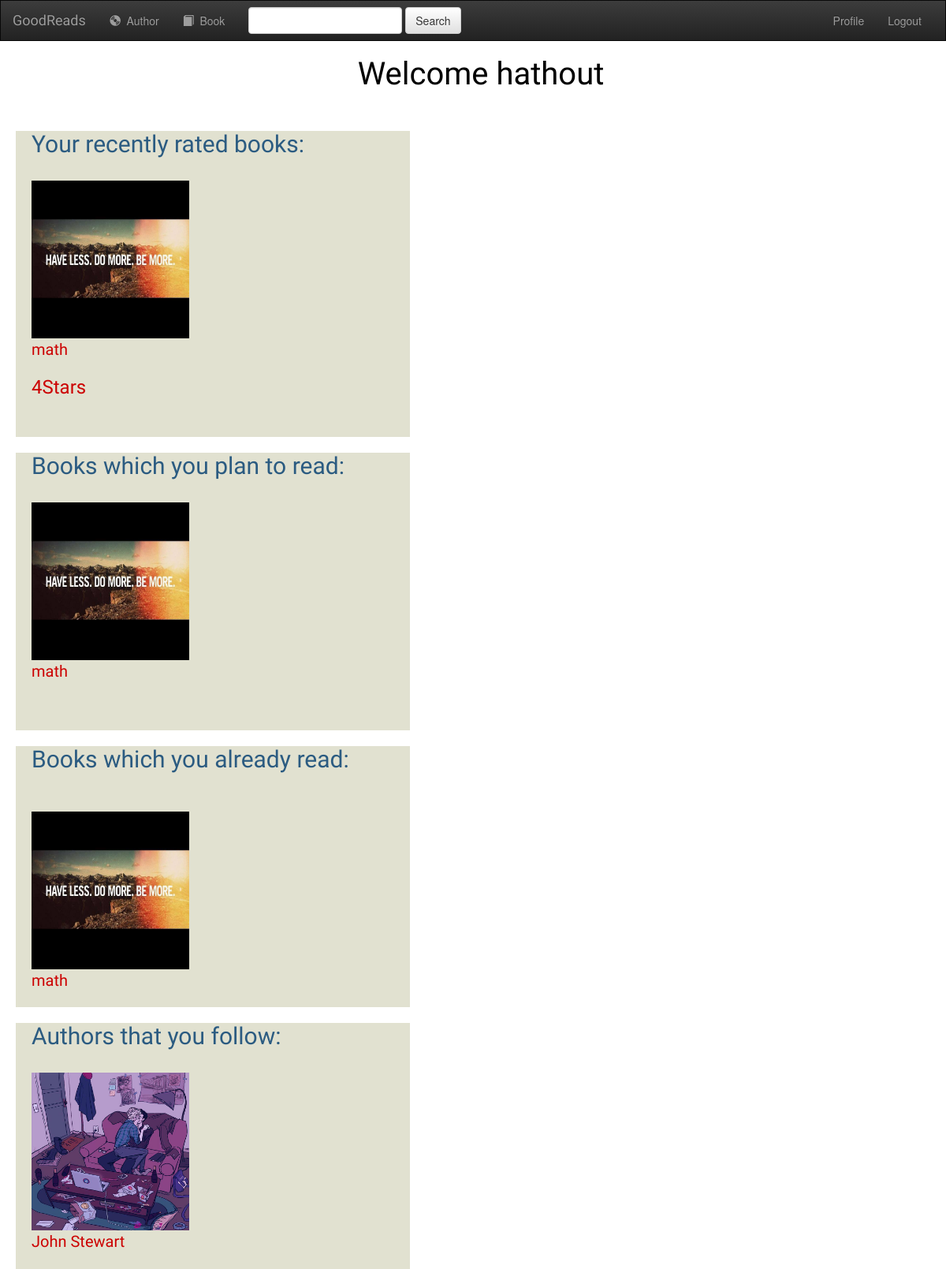
Before: /user/account/ (signed in) with the older database file.
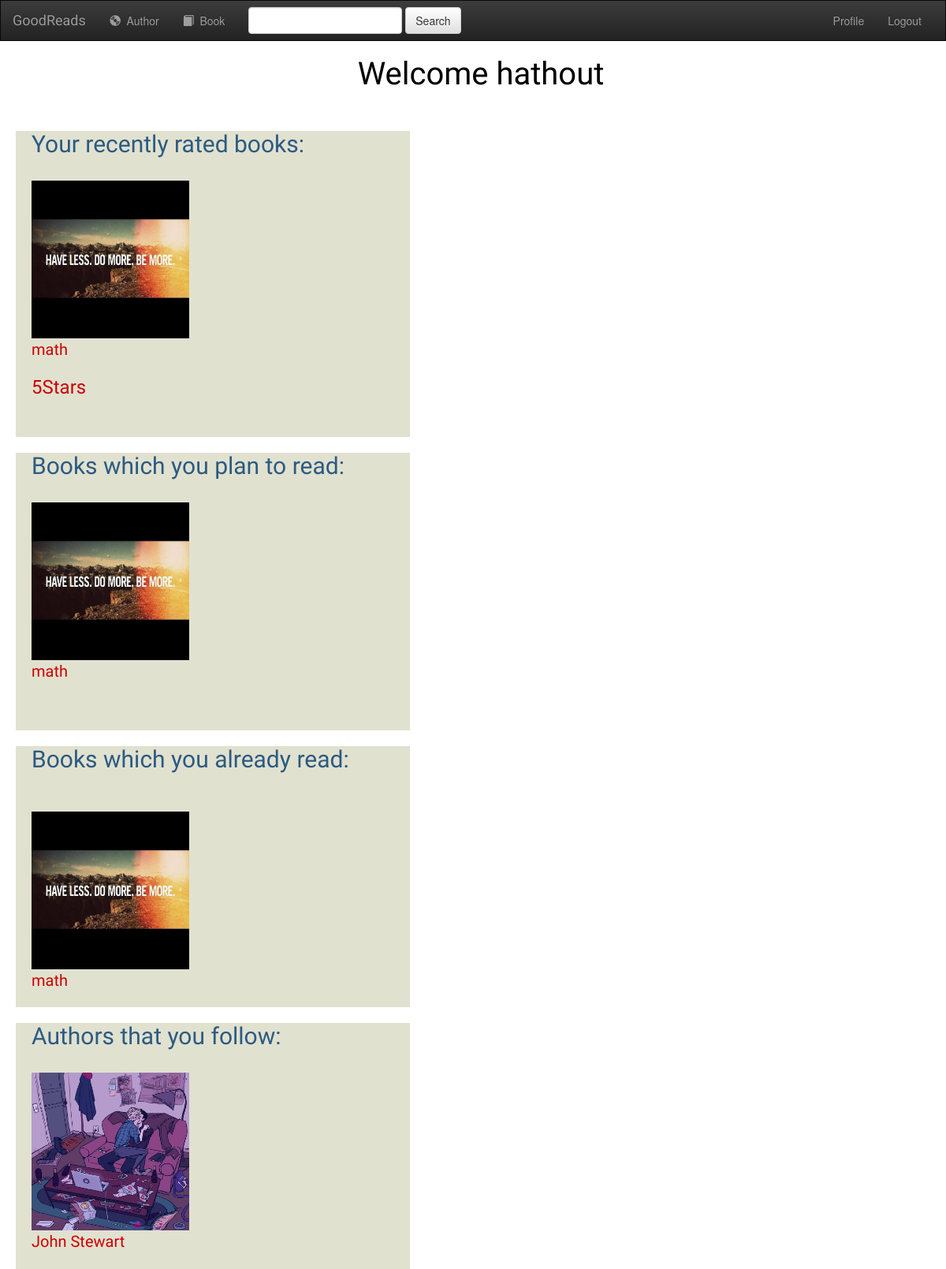
After: the same page with the newer database file.
### Users/models.py (models this page shows)
class rateList(models.Model):
    user=models.ForeignKey(User,on_delete=models.CASCADE)
    book=models.ForeignKey('books.Books',on_delete=models.CASCADE)
    Choices = (
        (1,  '*'),
        (2,  '**'),
        (3,  '***'),
        (4,  '****'),
        (5,  '*****'),
      )
    rate = models.IntegerField(default=1, choices=Choices)

class wishList(models.Model):
    user=models.ForeignKey(User,on_delete=models.CASCADE)
    book=models.ForeignKey('books.Books',on_delete=models.CASCADE)
    date = models.DateTimeField(auto_now=True)

class readList(models.Model):
    user=models.ForeignKey(User,on_delete=models.CASCADE)
    book=models.ForeignKey('books.Books',on_delete=models.CASCADE)
    date = models.DateTimeField(auto_now=True)

class followList(models.Model):
    user=models.ForeignKey(User,on_delete=models.CASCADE)
    author=models.ForeignKey('Authors.Authors',on_delete=models.CASCADE)
    date = models.DateTimeField(auto_now=True)

### books/models.py (models this page shows)
class Books(models.Model):
    book_title = models.CharField(max_length= 100)
    book_category = models.ManyToManyField(BookCategory)
    book_description = models.TextField()
    published_at = models.DateField()
    book_cover = models.FileField(null=True,blank=True)
    Author = models.ForeignKey('Authors.Authors',null=True,on_delete=models.CASCADE)
    def __str__(self):
        return self.book_title

### Authors/models.py (models this page shows)
class Authors(models.Model):
    Author_Name = models.CharField(max_length= 100)
    Author_DoB=models.DateField(null=True, blank=True)
    Author_Bio= models.CharField(max_length=200)
    author_img = models.FileField(null=True,blank=True)
    def __str__(self):
        return self.Author_Name

### Users/views.py (the view)
# urls.py: path('account/', views.view_profile, name = "view_profile"),
@login_required
def view_profile(request):
    userName = {'user':request.user}
    UserRateList=rateList.objects.filter(user=request.user)
    UserReadList=readList.objects.filter(user=request.user)
    UserWishList=wishList.objects.filter(user=request.user)
    UserFollowList=followList.objects.filter(user=request.user)
    print (UserRateList)
    return render(request, 'users/account.html', {'UserRateList':UserRateList, 'UserReadList':UserReadList, 'UserWishList':UserWishList, 'UserFollowList':UserFollowList})

### Users/templates/users/account.html
<body style="background-image: url('/media/3.jpeg') ; background-size:cover; ">
    {% extends "base.html" %}
    {% block content %}
            <div style="margin-left:20px;">
                <div>
                    <h1 style= "text-align: center;color: black; font-family: 'Lobster';
                            font-size: 40px">Welcome {{ request.user }}</h1>
                            <br>
                    <div style="background-color:#e1e1d0; width:500px;padding-left:20px">
                            <h1 style= "font-size: 30px; color: #2b5b81;">Your recently rated books:</h1><br>
                            {% for rate in UserRateList %}
                        <a href ="/books/{{ rate.book.id }}/" > <img class="card-img-top" src="/media/{{ rate.book.book_cover }}" alt="" style="width:200px;height:200px;"><br>
                                <font style="color: #cc0000;font-size:20 ;font-family: 'Lobster';">{{ rate.book }}</font>
                            </a>
                                <h3 style="color:#cc0000;font-family: 'Lobster';">{{ rate.rate }}Stars</h3>
                            {% endfor %}
                                <br><br>
                    </div>
                    <div style="background-color:#e1e1d0; width:500px;padding-left:20px">
                            <h1 style= "font-size: 30px; color: #2b5b81;">Books which you plan to read:</h1>
                            {% for wbook in UserWishList %}
                            <br>
                            <a href ="/books/{{ wbook.book.id }}/" > <img class="card-img-top" src="/media/{{ wbook.book.book_cover }}" alt="" style="width:200px;height:200px;">
                                <br><font style="color: #cc0000;font-size:20 ;font-family: 'Lobster';">{{ wbook.book }}</font></a>
                              <br>
                              <br>
                            {% endfor %}
                                <br><br>
                    </div>
                    <div style="background-color:#e1e1d0; width:500px;padding-left:20px">
                            <h1 style= "font-size: 30px; color: #2b5b81;">Books which you already read:</h1><br>
                            {% for rbook in UserReadList %}
                            <br>
                              <a href ="/books/{{ rbook.book.id }}/" ><img class="card-img-top" src="/media/{{ rbook.book.book_cover }}" alt="" style="width:200px;height:200px;">
                                  <br><font style="color: #cc0000;font-size:20 ;font-family: 'Lobster';">{{ rbook.book }}</font></a>
                                <br>
                                <br>
                            {% endfor %}
                    </div>
                    <div style="background-color:#e1e1d0; width:500px;padding-left:20px">
                            <h1 style= "font-size: 30px; color: #2b5b81;">Authors that you follow:</h1>
                            {% for author in UserFollowList %}
                            <br>
                            <a href = "/authors/{{ author.author.id }}/"> <img class="card-img-top" src="/media/{{ author.author.author_img }}" alt="" style="width:200px;height:200px;">
                              <br><font style="color: #cc0000;font-size:20 ;font-family: 'Lobster';">{{ author.author }}</font></a> <br>
                              <br>
                    </div>
                            {% endfor %}
                </div>
            </div>
    {% endblock %}

### books/templates/base.html (shortened to what this page needs)
<!DOCTYPE html>
<html lang="en">
<head>
    {% load staticfiles %}
    <link rel="stylesheet" href="https://maxcdn.bootstrapcdn.com/bootstrap/3.3.6/css/bootstrap.min.css">
    <link rel="stylesheet" type="text/css" href="{% static 'books/style.css' %}"/>
    <link rel="stylesheet" href="//maxcdn.bootstrapcdn.com/bootstrap/3.2.0/css/bootstrap.min.css">
    <link rel="stylesheet" href="//maxcdn.bootstrapcdn.com/bootstrap/3.2.0/css/bootstrap-theme.min.css">
    <link href="https://maxcdn.bootstrapcdn.com/font-awesome/4.7.0/css/font-awesome.min.css" rel="stylesheet">
    <link rel="stylesheet" href="{% static 'books/style.css' %}">
    <link href="<link href="https://maxcdn.bootstrapcdn.com/font-awesome/4.7.0/css/font-awesome.min.css" rel="stylesheet">
</head>
<body style ="background: url('/media/stack-of-books-vintage-books-book-books.jpg'); background-repeat: no-repeate; ">
<nav class="navbar navbar-inverse">
    <div class="container-fluid">
        <div class="navbar-header">
            <a class="navbar-brand" href="/user/account">GoodReads</a>
        </div>
        <div class="collapse navbar-collapse" id="topNavBar">
          <ul class="nav navbar-nav">
              <li class="{% block authors_active %}{% endblock %}"><a href="/authors/"><span class="glyphicon glyphicon-cd" aria-hidden="true"></span>&nbsp; Author</a></li>
              <li class="{% block books_active %}{% endblock %}"><a href="/books/"><span class="glyphicon glyphicon-book" aria-hidden="true"></span>&nbsp; Book</a></li>
           </ul>
          <ul class = "nav navbar-nav navbar-right">
              {% if user.is_authenticated %}
              <li><a href="/user/account">Profile</a></li>
              <li ><a href="/user/logout">Logout</a></li>
               {% else %}
              <li><a href="/user/register">Register</a></li>
              <li><a href="/user/login">Login</a></li>
              {% endif %}
          </ul>
          <form id = "search"class="navbar-form navbar-left" role="search" method="get" action="/books/search/">
              <div class="form-group">
                  <input type="text" id="search_input" class="form-control" name="in">
              </div>
              <button type="submit" class="btn btn-default">Search</button>
          </form>
        </div>
    </div>
</nav>
{% block content %}
{% endblock %}
</body>
</html>

### Authors/static/books/style.css (style rules this page uses)
.navbar { border-radius: 0; }
.navbar-brand { font-family: 'satisfy'; }

### books/templates/base.html (style rules this page uses)
h1 { color: #000000; font-family: 'Lobster'; }

Changed rows visible on the page:
changed rateList "math": rate "4" → "5"
